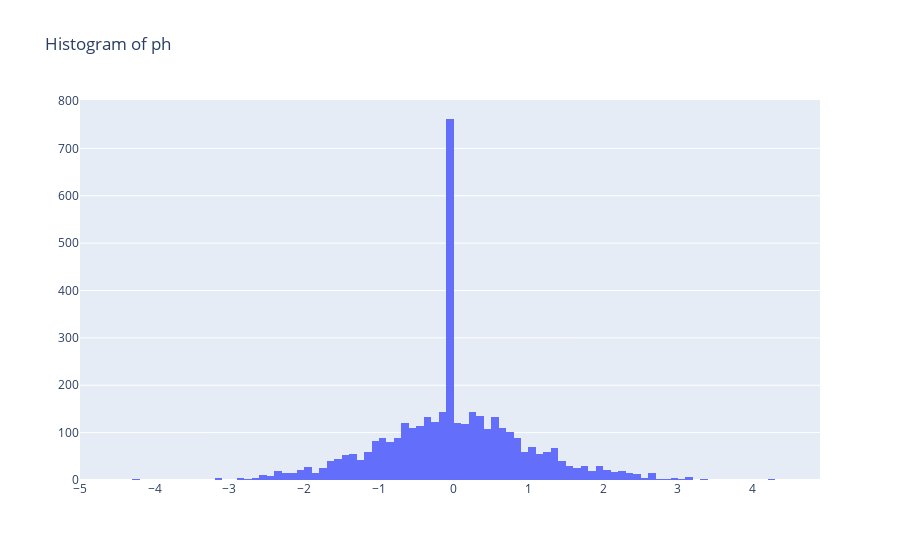
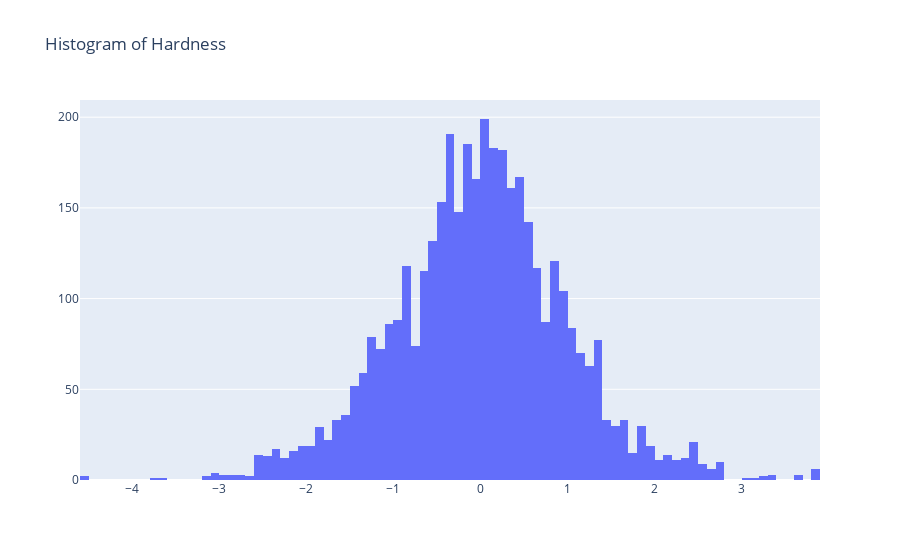
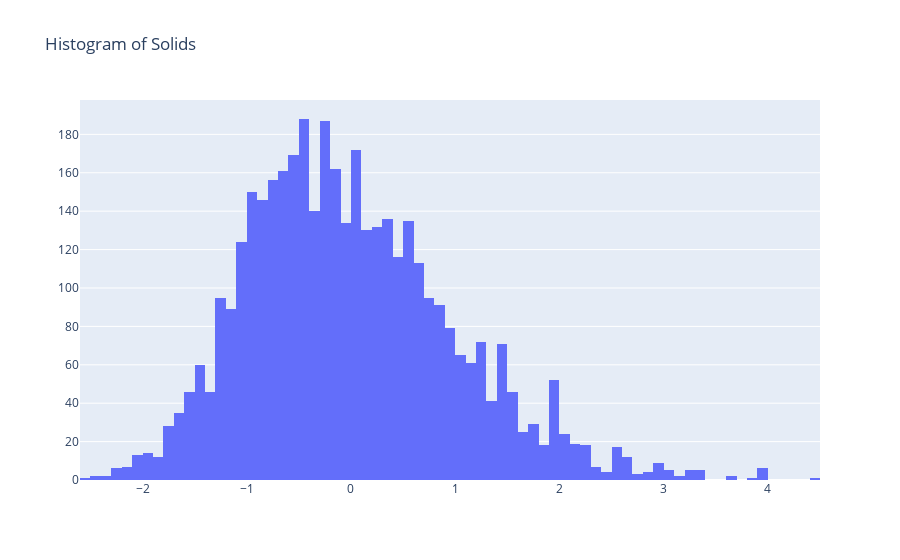
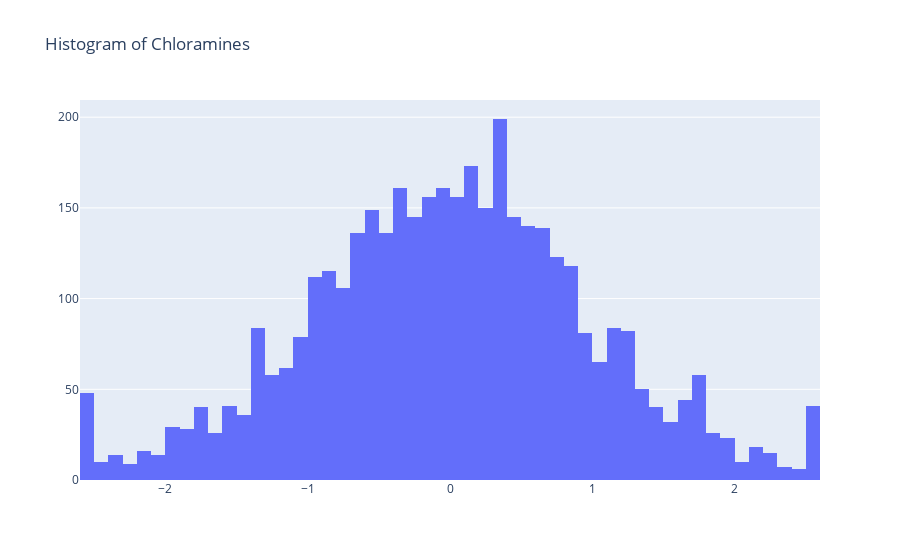

The cell these charts' notebook holds for them, in order:
### Code cell
hist_columns = upsampled_scaled.columns

# Iterate through each column and create a separate figure for each histogram
for column in hist_columns:
    # Create a histogram for the current column
    histogram = go.Histogram(x=upsampled_scaled[column], name=column)

    # Create layout for the plot
    layout = go.Layout(title=f'Histogram of {column}')

    # Create the figure
    fig = go.Figure(data=[histogram], layout=layout)

    # Show the plot
    fig.show()

### Figure 1 — Plotly figure (JSON) as saved in the notebook; plotly's stock layout.template omitted (floating-point values rounded to 4 significant figures; data arrays with more than 128 entries replaced by an {"elided": "..."} marker saying what was removed)
{"data": [{"name": "ph", "type": "histogram", "x": {"elided": "3996 float values"}}], "layout": {"title": {"text": "Histogram of ph"}}}

### Figure 2 — Plotly figure (JSON) as saved in the notebook; plotly's stock layout.template omitted (floating-point values rounded to 4 significant figures; data arrays with more than 128 entries replaced by an {"elided": "..."} marker saying what was removed)
{"data": [{"name": "Hardness", "type": "histogram", "x": {"elided": "3996 float values"}}], "layout": {"title": {"text": "Histogram of Hardness"}}}

### Figure 3 — Plotly figure (JSON) as saved in the notebook; plotly's stock layout.template omitted (floating-point values rounded to 4 significant figures; data arrays with more than 128 entries replaced by an {"elided": "..."} marker saying what was removed)
{"data": [{"name": "Solids", "type": "histogram", "x": {"elided": "3996 float values"}}], "layout": {"title": {"text": "Histogram of Solids"}}}

### Figure 4 — Plotly figure (JSON) as saved in the notebook; plotly's stock layout.template omitted (floating-point values rounded to 4 significant figures; data arrays with more than 128 entries replaced by an {"elided": "..."} marker saying what was removed)
{"data": [{"name": "Chloramines", "type": "histogram", "x": {"elided": "3996 float values"}}], "layout": {"title": {"text": "Histogram of Chloramines"}}}
